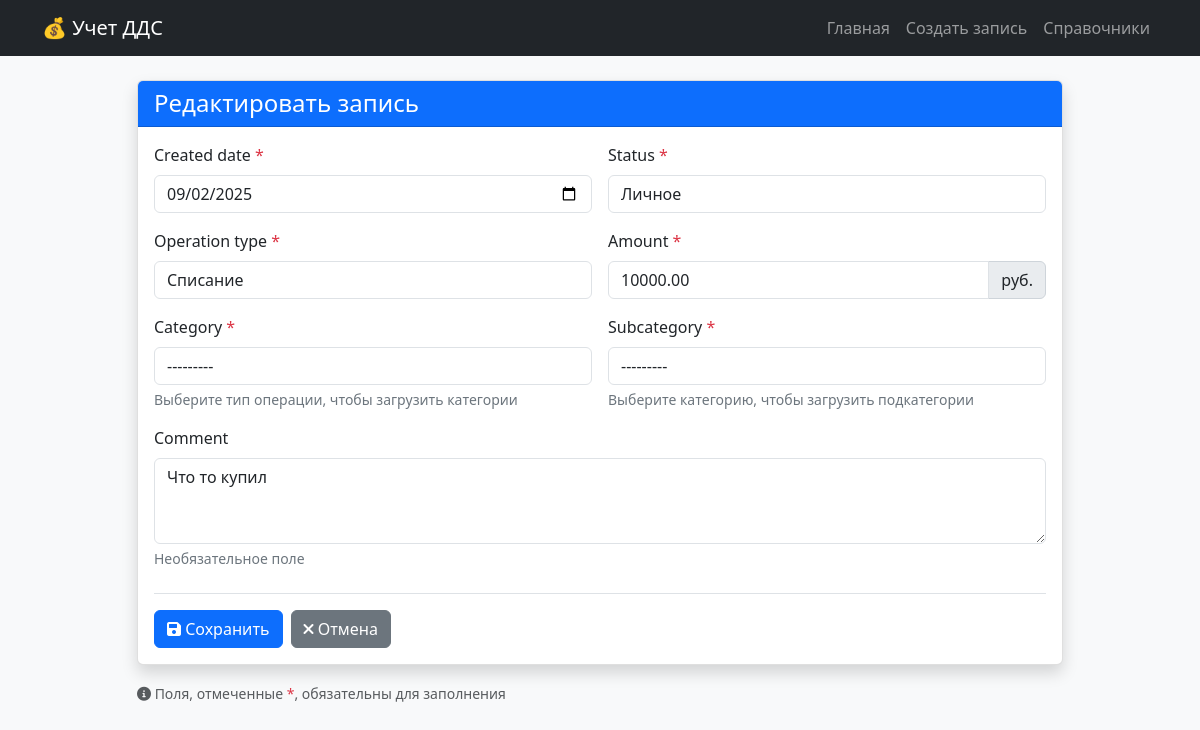
The page /edit/3/ on the database its author committed.
### cash_flow_app/models.py (models this page shows, shortened)
class CashFlow(models.Model):
    created_date = models.DateField()
    status = models.ForeignKey(Status, on_delete=models.PROTECT)
    operation_type = models.ForeignKey(OperationType, on_delete=models.PROTECT)
    category = models.ForeignKey(Category, on_delete=models.PROTECT)
    subcategory = models.ForeignKey(Subcategory, on_delete=models.PROTECT)
    amount = models.DecimalField(max_digits=12, decimal_places=2)
    comment = models.TextField(blank=True)

### cash_flow_app/views.py (the view)
# urls.py: path('edit/<int:pk>/', views.cash_flow_edit, name='cash_flow_edit'),
def cash_flow_edit(request, pk):
    cash_flow = get_object_or_404(CashFlow, pk=pk)
    if request.method == 'POST':
        form = CashFlowForm(request.POST, instance=cash_flow)
        if form.is_valid():
            form.save()
            messages.success(request, 'Запись успешно обновлена!')
            return redirect('cash_flow_list')
    else:
        form = CashFlowForm(instance=cash_flow)
    return render(request, 'cash_flow_app/form.html', {'form': form, 'title': 'Редактировать запись'})

### cash_flow_app/models.py (called while the page is built)
    def __str__(self):
        return self.name

    def __str__(self):
        return self.name

    def __str__(self):
        return f"{self.name} ({self.operation_type})"

    def __str__(self):
        return f"{self.name} ({self.category})"

### cash_flow_app/templates/cash_flow_app/form.html (shortened to what this page needs)
{% extends 'cash_flow_app/base.html' %}
{% load static %}
{% block content %}
<div class="row justify-content-center fade-in">
    <div class="col-md-10">
        <div class="card">
            <div class="card-header bg-primary text-white">
                <h4 class="mb-0">{{ title }}</h4>
            </div>
            <div class="card-body">
                <form method="post" novalidate>
                    <div class="row g-3">
                        <div class="col-md-6 required">
                            <label for="{{ form.created_date.id_for_label }}" class="form-label">
                                {{ form.created_date.label }}
                            </label>
                            {{ form.created_date }}
                        </div>
                        <div class="col-md-6 required">
                            <label for="{{ form.status.id_for_label }}" class="form-label">
                                {{ form.status.label }}
                            </label>
                            {{ form.status }}
                        </div>
                        <div class="col-md-6 required">
                            <label for="{{ form.operation_type.id_for_label }}" class="form-label">
                                {{ form.operation_type.label }}
                            </label>
                            {{ form.operation_type }}
                        </div>
                        <div class="col-md-6 required">
                            <label for="{{ form.amount.id_for_label }}" class="form-label">
                                {{ form.amount.label }}
                            </label>
                            <div class="input-group">
                                {{ form.amount }}
                                <span class="input-group-text">руб.</span>
                            </div>
                        </div>
                        <div class="col-md-6 required">
                            <label for="{{ form.category.id_for_label }}" class="form-label">
                                {{ form.category.label }}
                            </label>
                            {{ form.category }}
                            <div class="form-text">Выберите тип операции, чтобы загрузить категории</div>
                        </div>
                        <div class="col-md-6 required">
                            <label for="{{ form.subcategory.id_for_label }}" class="form-label">
                                {{ form.subcategory.label }}
                            </label>
                            {{ form.subcategory }}
                            <div class="form-text">Выберите категорию, чтобы загрузить подкатегории</div>
                        </div>
                        <div class="col-12">
                            <label for="{{ form.comment.id_for_label }}" class="form-label">
                                {{ form.comment.label }}
                            </label>
                            {{ form.comment }}
                            <div class="form-text">Необязательное поле</div>
                        </div>
                    </div>
                    <div class="mt-4 pt-3 border-top">
                        <div class="d-flex gap-2">
                            <button type="submit" class="btn btn-primary">
                                <i class="fas fa-save"></i> Сохранить
                            </button>
                            <a href="{% url 'cash_flow_list' %}" class="btn btn-secondary">
                                <i class="fas fa-times"></i> Отмена
                            </a>
                        </div>
                    </div>
                </form>
            </div>
        </div>
        <div class="mt-3">
            <small class="text-muted">
                <i class="fas fa-info-circle"></i> Поля, отмеченные <span class="text-danger">*</span>, обязательны для заполнения
            </small>
        </div>
    </div>
</div>
{% endblock %}

### cash_flow_app/templates/cash_flow_app/static/cash_flow_app/css/style.css (style rules this page uses)
body { background-color: #f8f9fa; font-family: 'Segoe UI', Tahoma, Geneva, Verdana, sans-serif; }
.card { box-shadow: 0 0.125rem 0.25rem rgba(0, 0, 0, 0.075); border: 1px solid rgba(0, 0, 0, 0.125); }
.required label:after { content: " *"; color: #dc3545; }

### cash_flow_app/templates/cash_flow_app/form.html (style rules this page uses)
.required label:after { content: " *"; color: #dc3545; }
.form-text { font-size: 0.875rem; color: #6c757d; }
.card { box-shadow: 0 0.5rem 1rem rgba(0, 0, 0, 0.15); }
.input-group-text { background-color: #e9ecef; border: 1px solid #ced4da; }

### rows shown on the page
CashFlow: created_date "09/02/2025", status "Личное", operation_type "Списание", amount "10000.00", category "---------", subcategory "---------", comment "Что то купил"

### other values the page prints
{{ title }} "Редактировать запись"
